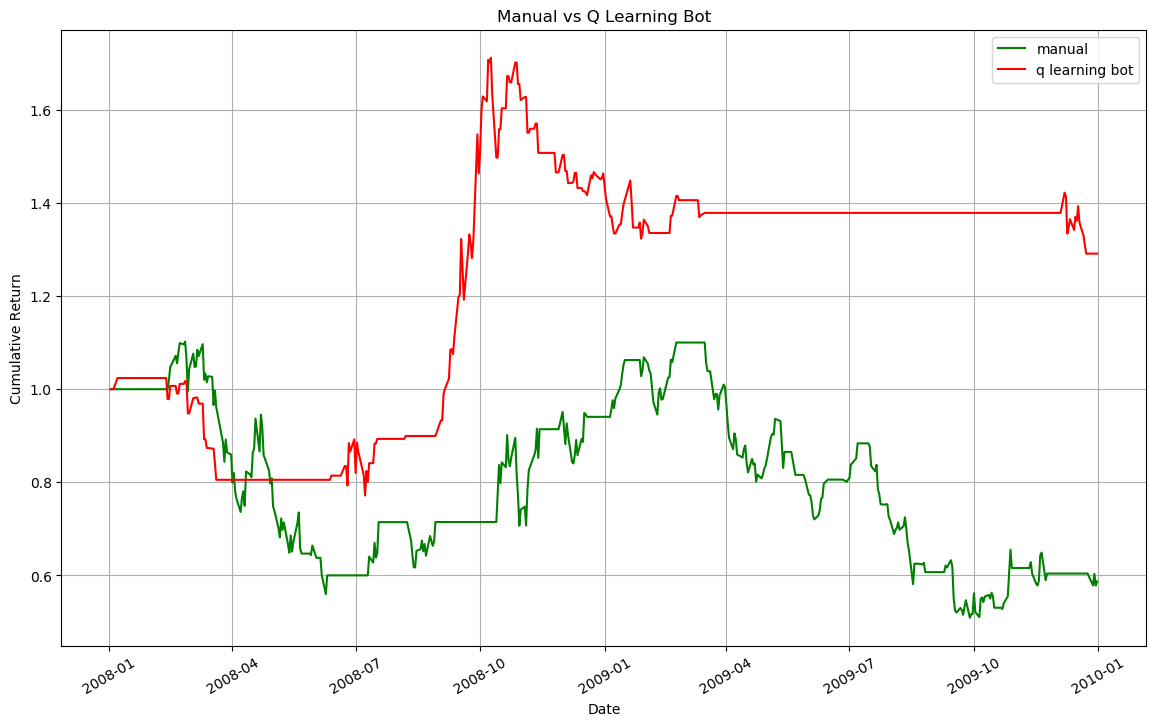

Source code (Python):
from StrategyLearner import StrategyLearner
from ManualStrategy import ManualStrategy
from marketsimcode import compute_portvals
import datetime as dt  		   	  			  	 		  		  		    	 		 		   		 		  
import matplotlib.pyplot as plt


def experiment1():
    symbol = 'JPM'
    sd = dt.datetime(2008,1,1)
    ed = dt.datetime(2009,12,31)
    sv = 100000

    manual = ManualStrategy()
    manual_trades = manual.testPolicy([symbol], sd=sd, ed=ed, sv=sv)
    manual_portval = compute_portvals(manual_trades, start_val = sv, commission=0, impact=0.000)
    print_stats(manual_portval, "Manual Trader")

    learner = StrategyLearner(verbose = False, impact = 0.000)
    learner.addEvidence(symbol = symbol, sd=sd, ed=ed, sv = sv)
    learner_trades = learner.testPolicy(symbol = symbol, sd=sd, ed=ed, sv = sv)
    learner_portval = compute_portvals(learner_trades, start_val = sv, commission=0, impact=0.000)
    print_stats(learner_portval, "Strategy Learner")
    plot_graphes(manual_portval, learner_portval)

def print_stats(portval, name):
    portval = portval['value']

    # [Cumulative Return]
    cr = portval[-1] / portval[0] - 1

    # adily return in percentage
    dr = (portval / portval.shift(1) - 1).iloc[1:]

    # [Stdev of daily returns]
    sddr = dr.std()

    # [Mean of daily returns]
    adr = dr.mean()

    print("[" + name + "]")
    print("Cumulative return: " + str(cr))
    print("Stdev of daily returns: " + str(sddr))
    print("Mean of daily returns: " + str(adr))
    print()

def plot_graphes(manual_portvals, strategy_portvals):

    # normalize	
    manual_portvals['value'] = manual_portvals['value'] / manual_portvals['value'][0]
    strategy_portvals['value'] = strategy_portvals['value'] / strategy_portvals['value'][0]

    plt.figure(figsize=(14,8))
    plt.title("Manual vs Q Learning Bot")
    plt.xlabel("Date")
    plt.ylabel("Cumulative Return")
    plt.xticks(rotation=30)
    plt.grid()
    plt.plot(manual_portvals, label="manual", color = "green")
    plt.plot(strategy_portvals, label="q learning bot", color = "red")

    plt.legend()
    plt.savefig("experiment1.png", bbox_inches='tight')
    # plt.show()
    plt.clf()

def author():
    return 'jlyu31'

if __name__=="__main__":  		   	  			  	 		  		  		    	 		 		   		 		  
    experiment1()

"""

[Manual Trader]
Cumulative return: 0.2246999999999999
Stdev of daily returns: 0.01074570841256326
Mean of daily returns: 0.00045979043433848544

[Strategy Learner]
Cumulative return: 0.0024999999999999467
Stdev of daily returns: 0.014096792695730696
Mean of daily returns: 0.00010429369834201319

"""
